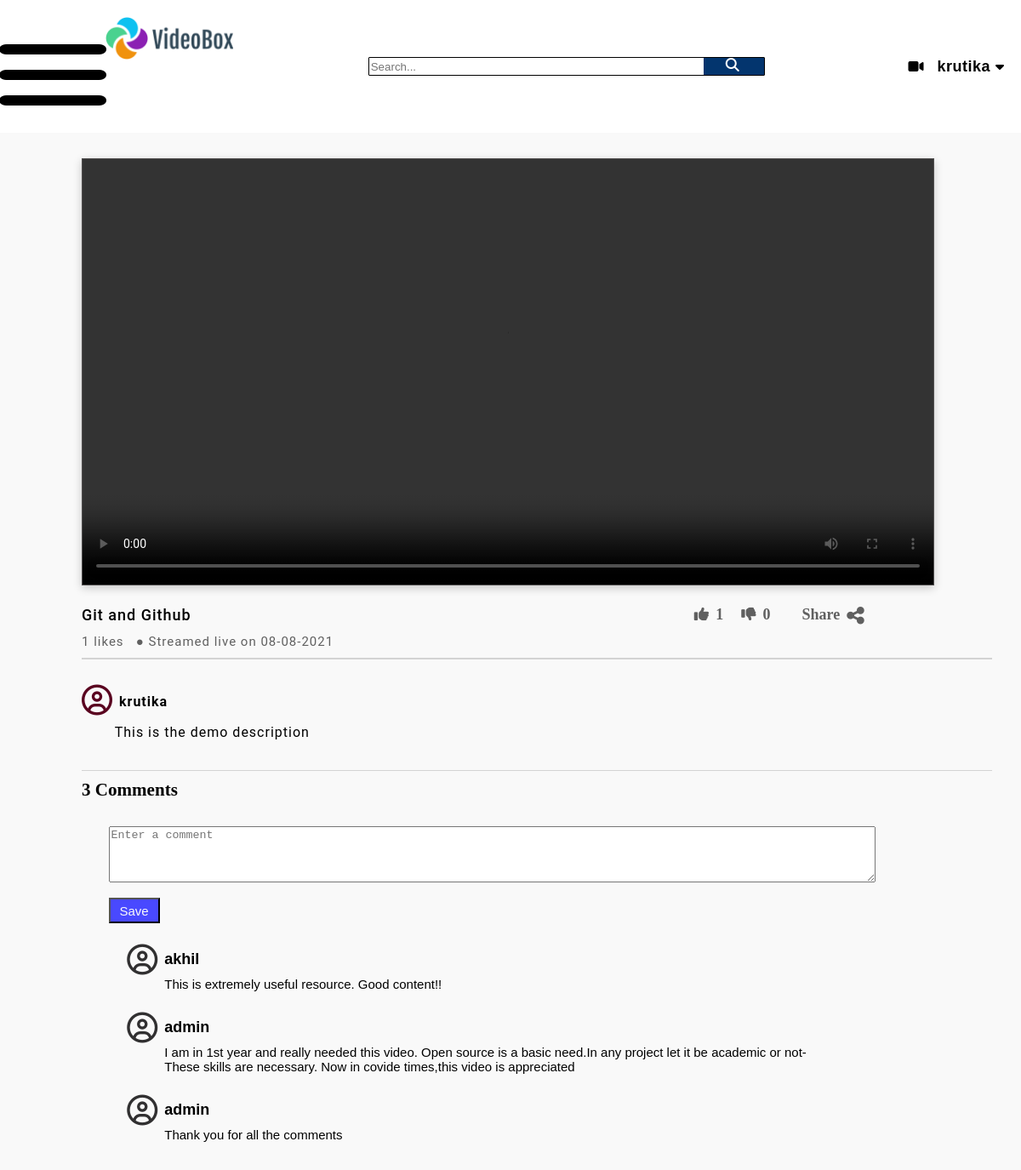
The page /view/2/ (signed in) on the database its author committed.
### website/models.py (models this page shows, shortened)
class NewVideo(models.Model):
    user = models.ForeignKey(User,on_delete=models.CASCADE,default="")
    title = models.CharField(max_length=100,default="")
    description = TextField(max_length=1000,default="")
    likes = models.IntegerField(default=0)
    dislikes = models.IntegerField(default=0)
    date = models.CharField(default="",max_length=100)
    thumbnail = models.ImageField(upload_to='thumbnail_uploaded',default = None)
    video = models.FileField(upload_to='videos_uploaded',validators=[FileExtensionValidator(allowed_extensions=['MOV','avi','mp4','webm','mkv'])], default=None)
    def __str__(self):
        return self.title

class Comment(models.Model):
    user = models.ForeignKey(User,on_delete=models.CASCADE)
    text = models.TextField(max_length=1000)
    video = models.ForeignKey(NewVideo,on_delete=models.CASCADE,default=2)

### website/views.py (the view, shortened to what this page needs)
# urls.py: url(r'^view/(?P<pk>\d+)/$', views.video, name='ViewVideo'),
def video(request,pk):
    video = NewVideo.objects.get(pk=pk)
    print(video)
    comments=Comment.objects.filter(video = video)
    count = Comment.objects.filter(video = video).count()
    return render(request,'videoView.html',{'video':video,'comments':comments,'count':count})

### templates/videoView.html (shortened to what this page needs)
{% load static %}<!DOCTYPE html>
<html lang="en">
<head>
    <link rel="stylesheet" href="{% static 'css/homepage.css' %}">
    <link rel="stylesheet" href="{% static 'css/video.css' %}">
</head>
<body>
    <div class="header_section">
        <div class="left_section">
            <i class="fa fa-bars hamburger fa-6x" style="transform: scale(1.5,1);" aria-hidden="true"></i>
            <a href="{% url 'homepage' %}"><img class="logo-styles" src="{% static 'images/logo.png' %}" alt="VideoBox"></a>
        </div>
        <form action="{% url 'Search' %}" method="get" class="search_section">
            <input name="q" type="text" placeholder="Search...">
            <i class="fa fa-search" aria-hidden="true"></i>
        </form>
        {% if user.is_authenticated %}
        <div class="account_section">
            <a href = '/upload'><i class="fa fa-video-camera" aria-hidden="true" style="margin: 10px;"></i></a>
            <h4 style="margin: 6px;font-size: 18px;font-family: sans-serif;letter-spacing: 0.5px;">{{user.username}}</h4>
            <i class="fa fa-caret-down" aria-hidden="true"></i>
        </div>
        {% endif %}
    </div>
    <div class="TheMainVideoSection">
        <div class="videos">
            <video  width="1000" height="500" controls>
                <source src={{video.video.url}} type="video/mp4">
            </video>
            <div class="Video_section">
                <div class="First_line">
                    <h4>{{ video.title }}</h4>
                    <div class="LikeUnlike">
                        <form method="POST">
                        <button class="ldbutton" name="Like">
                        <i class="fa fa-thumbs-up" aria-hidden="true" id="IconResize"></i>
                      </button>
                    </form>
                    <h4 class="LikeCount"> {{ video.likes }} </h4>
                    <form method="POST">
                    <button class="ldbutton" name="Dislike">
                        <i class="fa fa-thumbs-down" aria-hidden="true" id="IconResize"></i>
                    </button>
                    </form>
                    <h4 class="LikeCount">{{ video.dislikes }}</h4>
                    </div>
                    <div class="Share_feature">
                        <h4>Share</h4>
                        <i class="fa fa-share-alt" aria-hidden="true" id="IconResize"></i>
                    </div>
                </div>
                <p>{{ video.likes }} likes  &nbsp; ● Streamed live on {{ video.date }}</p>
                <div class="Next_ROW" style="height: 1.5px;width:1070px;"></div>
                <div class="ProfileSection">
                    <div class="ProfileAccount">
                        <i class="fa fa-user-circle-o" aria-hidden="true"></i>
                        <h4>{{video.user}}</h4>
                    </div>
                    <p>{{ video.description }}</p>
                </div>
                <div class="Next_ROW" style="height: 1.5px;width:1070px;"></div>
                <h3> {{count}} Comments</h3>
                <div class="MyComment">
                <form method="POST">
                    <textarea rows="4" cols="110" placeholder="Enter a comment" name="Addcomment"></textarea>
                    <button class="Comment_button" type="submit">Save</button>
                </form>
                    <div class="OthersComment">
                        {% for comment in comments %}
                        <div class="SingleComment">
                            <div class="AlignCommentItem" style="display: flex;">
                                <i class="fa fa-user-circle-o" aria-hidden="true"></i>
                                <div class="NameText">
                                    <h4>{{comment.user}}</h4>
                                    <p>{{comment.text}}</p>
                                </div>
                            </div>
                        </div>
                        {% endfor %}
                </div>
            </div>
        </div>
    </div>
</body>
</html>

### static/css/homepage.css (style rules this page uses)
* { margin: 0; }
a { text-decoration: none; outline: none; color :inherit; }
.header_section { display: flex; align-items: center; justify-content:space-between; padding: 20px; position: sticky; top:0; z-index: 100; background-color: white; }
.logo-styles { height: 50px; object-fit: contain; margin-left:20px; }
.account_section { display: flex; align-items:center; }
.search_section { display: flex; align-items:center; justify-content:center; width:40%; border: 1px solid black; border-radius:1px; padding: 0px; padding-top: 0px; padding-left: 0px; padding-bottom: 0px; }
.search_section > input { flex: 1; border: none; justify-content: center; }
.search_section > i { width:50px; background-color: rgb(3, 53, 110); border-left: 1px solid rgb(3, 53, 110); padding-bottom: 4.0px; }
.fa-search { padding-left: 20px; padding-top: 0px; padding-bottom: 0px; }
.fa-search:before { padding-left: 10%; content: "\f002"; color :white; margin-top: 10px; }
.left_section { display: flex; justify-content:center; position: sticky; background-color: white; }
.hamburger { padding-top: 20px; }
.Next_ROW { height:1px; border:0; background-color:lightgray; margin-top: 10px; margin-bottom: 10px; }

### static/css/video.css (style rules this page uses)
.TheMainVideoSection { background-color : #f9f9f9; display:block; }
.videos >video { margin-left: 8%; margin-top: 30px; border: 1px solid rgb(82, 80, 80); box-shadow: 0 3px 10px rgb(0 0 0 / 0.2); }
.Video_section { margin-top :20px; font-size :18px; margin-left: 8%; }
.Video_section > p { font-family: Roboto,Arial,sans-serif; margin-top: 10px; font-size: 15px; font-weight:400 !important; color :#606060; letter-spacing:1px; }
.First_line >h4 { font-weight: 500 !important; letter-spacing: 1px; font-family: Roboto,Arial,sans-serif; }
.First_line { display : flex; }
.LikeUnlike { display : flex; margin-left:53%; margin-right:2%; color :#606060; }
.Share_feature { display:flex; color :#606060; }
.Share_feature h4 { margin-right: 8px; font-size: 1em; }
#IconResize { font-size: 1.3em; }
.LikeCount { margin-left: 2px; margin-right:15px }
.ProfileSection { margin-top:30px; }
.ProfileAccount { display : flex; }
.ProfileAccount >i { font-size:2em; color :rgb(90, 3, 32); margin-right: 8px; }
.ProfileAccount >h4 { margin-top: 10px; font-weight:bolder; font-size:16px; letter-spacing: 1px; font-family: Roboto,Arial,sans-serif; }
.ProfileSection p { margin-top:10px; margin-bottom: 35px; letter-spacing: 1px; font-size: 16px; font-family: Roboto,Arial,sans-serif; width :800px; margin-left: 3.5%; align-items: center; text-align:left; }
.MyComment { display:table-caption; font-family: sans-serif; margin-left: 3.5%; margin-top: 30px; }
.Comment_button { height:30px; margin-top:13px; justify-self: end; width:60px; font-size: 15px; color :#f9f9f9; background-color:rgb(73, 73, 255); cursor : pointer; }
.OthersComment { display: block; margin-top:15px; padding-top: 10px; padding-bottom: 8px; margin-left: 2.5%; }
.SingleComment { margin-bottom: 25px; }
.NameText { width : 800px; }
.NameText >h4 { font-size:18px; font-weight:bold; margin-bottom: 5px; margin-top: 7px; }
.NameText >p { font-size:15px; margin-top: 10px; }
.AlignCommentItem >i { font-size:2em; color :rgb(49, 48, 49); margin-right: 8px; }
.ldbutton { color :inherit; background-color:inherit; border: none; cursor: pointer; }

### rows shown on the page
NewVideo: title "Git and Github", likes "1", dislikes "0", date "08-08-2021", user "krutika", description "This is the demo description"
Comment: user "akhil", text "This is extremely useful resource. Good content!!"
Comment: user "admin", text "I am in 1st year and really needed this video. Open source is a basic need.In any project let it be academic or not- These skills are necessary. Now in covide times,this video is appreciated"
Comment: user "admin", text "Thank you for all the comments"

### other values the page prints
{{ user.username }} "krutika"
{{ count }} "3"
